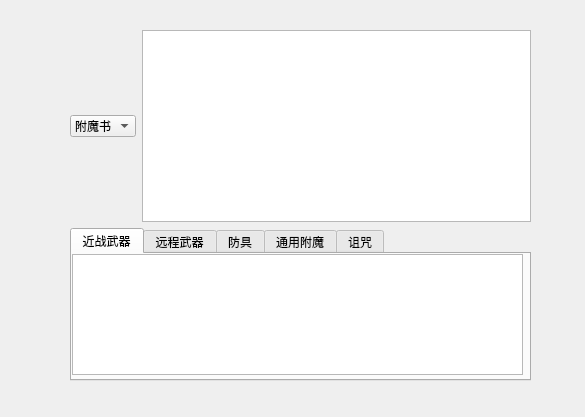
<?xml version="1.0" encoding="UTF-8"?>
<ui version="4.0">
 <class>enchantedItems</class>
 <widget class="QWidget" name="enchantedItems">
  <property name="geometry">
   <rect>
    <x>0</x>
    <y>0</y>
    <width>585</width>
    <height>417</height>
   </rect>
  </property>
  <property name="windowTitle">
   <string>ChooseEnchantedItems</string>
  </property>
  <widget class="QWidget" name="layoutWidget">
   <property name="geometry">
    <rect>
     <x>70</x>
     <y>30</y>
     <width>461</width>
     <height>351</height>
    </rect>
   </property>
   <layout class="QGridLayout" name="gridLayout">
    <item row="0" column="0">
     <widget class="QComboBox" name="itemsList">
      <item>
       <property name="text">
        <string>附魔书</string>
       </property>
      </item>
      <item>
       <property name="text">
        <string>剑</string>
       </property>
      </item>
      <item>
       <property name="text">
        <string>斧</string>
       </property>
      </item>
      <item>
       <property name="text">
        <string>镐</string>
       </property>
      </item>
      <item>
       <property name="text">
        <string>矛</string>
       </property>
      </item>
      <item>
       <property name="text">
        <string>弓</string>
       </property>
      </item>
      <item>
       <property name="text">
        <string>弩</string>
       </property>
      </item>
      <item>
       <property name="text">
        <string>三叉戟</string>
       </property>
      </item>
      <item>
       <property name="text">
        <string>重锤</string>
       </property>
      </item>
      <item>
       <property name="text">
        <string>头盔</string>
       </property>
      </item>
      <item>
       <property name="text">
        <string>胸甲</string>
       </property>
      </item>
      <item>
       <property name="text">
        <string>护腿</string>
       </property>
      </item>
      <item>
       <property name="text">
        <string>靴子</string>
       </property>
      </item>
     </widget>
    </item>
    <item row="0" column="1">
     <widget class="DropListWidget" name="chosenEnchantmentList">
      <property name="acceptDrops">
       <bool>true</bool>
      </property>
     </widget>
    </item>
    <item row="1" column="0" colspan="2">
     <widget class="QTabWidget" name="allEnchantmentTab">
      <property name="currentIndex">
       <number>0</number>
      </property>
      <widget class="QWidget" name="tab">
       <attribute name="title">
        <string>近战武器</string>
       </attribute>
       <widget class="EnchantListWidget" name="meleeEnchantmentList">
        <property name="geometry">
         <rect>
          <x>0</x>
          <y>0</y>
          <width>451</width>
          <height>121</height>
         </rect>
        </property>
       </widget>
      </widget>
      <widget class="QWidget" name="tab_3">
       <attribute name="title">
        <string>远程武器</string>
       </attribute>
       <widget class="EnchantListWidget" name="rangedEnchantmentList">
        <property name="geometry">
         <rect>
          <x>0</x>
          <y>0</y>
          <width>451</width>
          <height>121</height>
         </rect>
        </property>
       </widget>
      </widget>
      <widget class="QWidget" name="tab_2">
       <attribute name="title">
        <string>防具</string>
       </attribute>
       <widget class="EnchantListWidget" name="armorEnchantmentList">
        <property name="geometry">
         <rect>
          <x>0</x>
          <y>0</y>
          <width>451</width>
          <height>121</height>
         </rect>
        </property>
       </widget>
      </widget>
      <widget class="QWidget" name="tab_4">
       <attribute name="title">
        <string>通用附魔</string>
       </attribute>
       <widget class="EnchantListWidget" name="commonEnchantmentList">
        <property name="geometry">
         <rect>
          <x>0</x>
          <y>0</y>
          <width>451</width>
          <height>121</height>
         </rect>
        </property>
       </widget>
      </widget>
      <widget class="QWidget" name="tab_5">
       <attribute name="title">
        <string>诅咒</string>
       </attribute>
       <widget class="EnchantListWidget" name="curseEnchantmentList">
        <property name="geometry">
         <rect>
          <x>0</x>
          <y>0</y>
          <width>451</width>
          <height>121</height>
         </rect>
        </property>
       </widget>
      </widget>
     </widget>
    </item>
   </layout>
  </widget>
 </widget>
 <customwidgets>
  <customwidget>
   <class>EnchantListWidget</class>
   <extends>QListWidget</extends>
   <header>Utils.enchant_list_widget</header>
  </customwidget>
  <customwidget>
   <class>DropListWidget</class>
   <extends>QListWidget</extends>
   <header>Utils.drop_list_widget</header>
  </customwidget>
 </customwidgets>
 <resources/>
 <connections/>
</ui>
